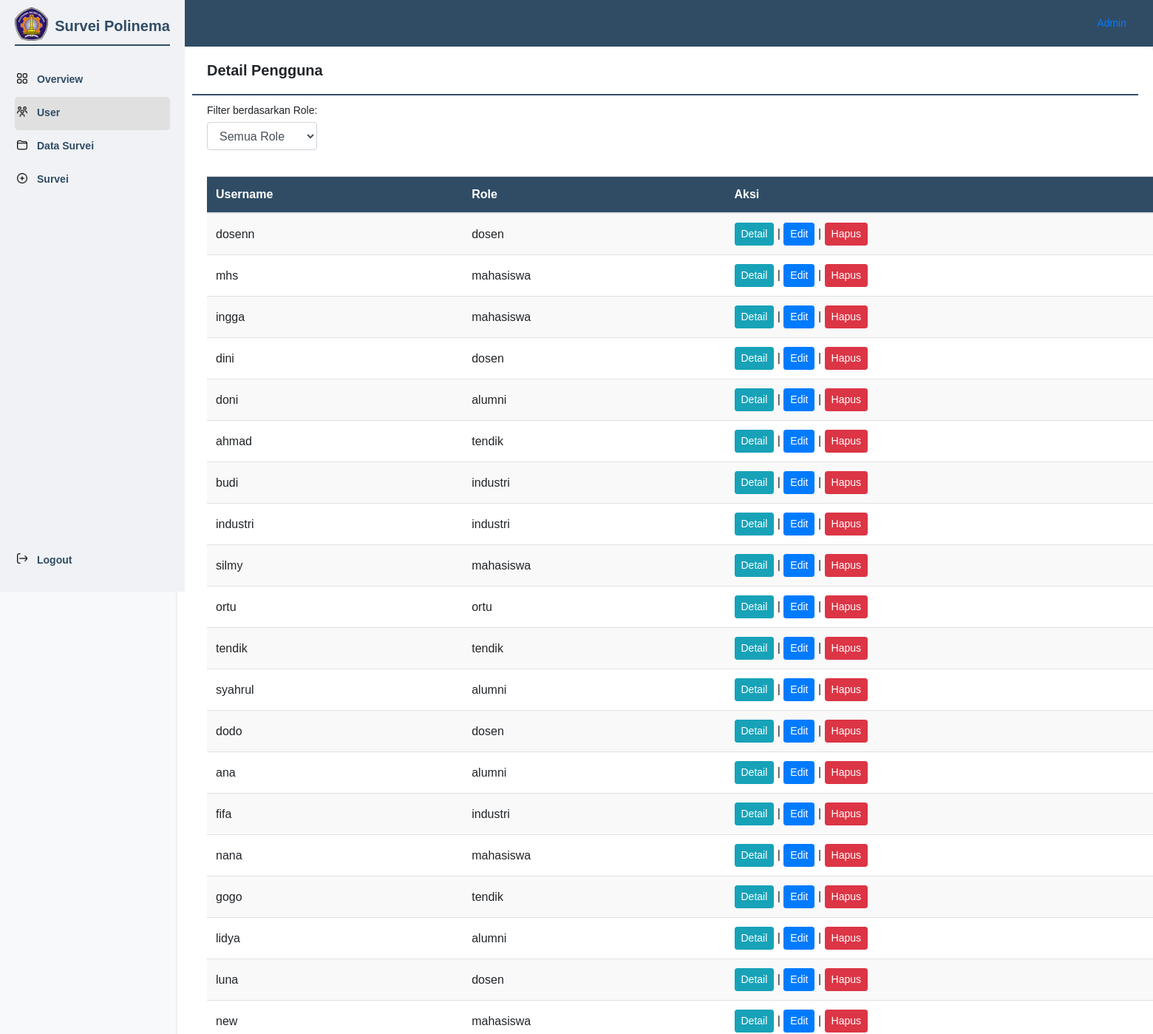
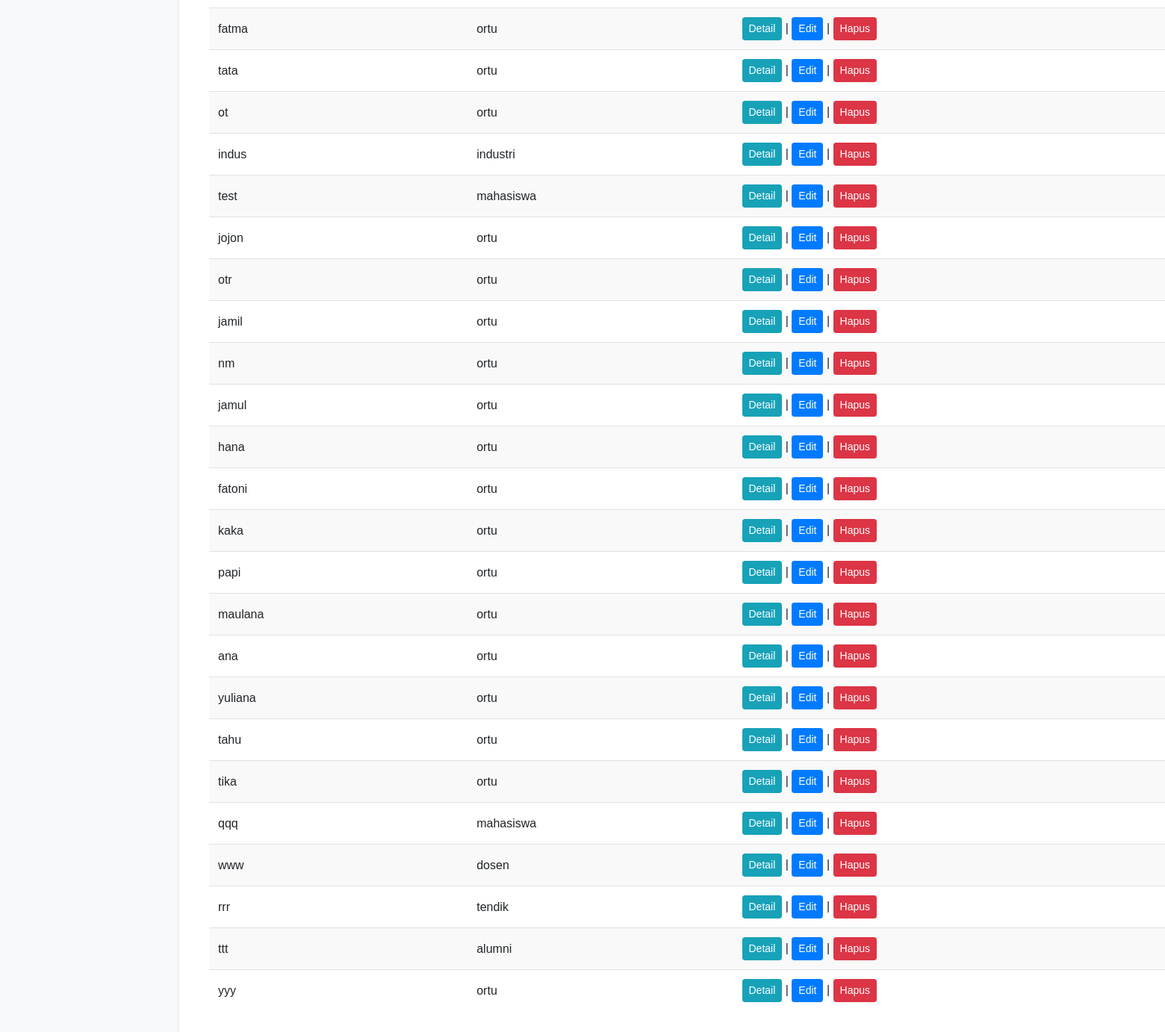
/admin/admin_user.php, run on the app's committed database (2 pictures, top to bottom).
### tables this page shows
CREATE TABLE `m_user` (
  `user_id` int(11) NOT NULL,
  `username` varchar(20) NOT NULL,
  `nama` varchar(50) NOT NULL,
  `password` varchar(255) NOT NULL,
  `role` varchar(20) NOT NULL
);

### admin/admin_user.php (the view, shortened to what this page needs)
<?php
require_once 'koneksi.php';
$sql = "SELECT * FROM m_user";
$result = $conn->query($sql);
?>
<!DOCTYPE html>
<html lang="en">
<head>
    <link rel="stylesheet" href="https://stackpath.bootstrapcdn.com/bootstrap/4.5.2/css/bootstrap.min.css">
</head>
<body>
    <div class="navbar-vertical">
        <img src="aset/logopolinema.png" alt="Polinema Logo">
        <p>Survei Polinema</p>
        <hr class="nav-divider">
        <nav class="nav flex-column mt-4">
            <a class="nav-link" href="admin_overview.php"><img src="aset/overview.png" alt="Overview Icon">Overview</a>
            <a class="nav-link active" href="admin_user.php"><img src="aset/users.png" alt="User Icon">User</a>
            <a class="nav-link" href="admin_datasurvei_dashboard.php"><img src="aset/data.png" alt="Data Survei Icon">Data Survei</a>
            <a class="nav-link" href="admin_survei.php"><img src="aset/survei.png" alt="Survei Icon">Survei</a>
        </nav>
        <a id="logout-link" class="nav-link logout" href="../user/user_registrasi.php">
            <img src="aset/logout.png" alt="Logout Icon">Logout</a>
    </div>
    <div class="content">
        <div class="content-header">
            <div class="profile">
                <a class="nav-link" href="#">
                    <span>Admin</span></a>
            </div>
        </div>
        <div class="survey-content">
            <h2>Detail Pengguna</h2>
            <hr class="nav-divider">
            <div class="filter-section">
                <form action="" method="GET">
                    <div class="form-group">
                        <label for="roleFilter">Filter berdasarkan Role:</label>
                        <select class="form-control" id="roleFilter" name="role">
                            <option value="">Semua Role</option>
                        </select>
                    </div>
                </form>
            </div>
            <div class="table-responsive">
                <table class="table">
                    <thead>
                        <tr>
                            <th>Username</th>
                            <th>Role</th>
                            <th>Aksi</th>
                        </tr>
                    </thead>
                    <tbody>
                        <?php
                        if ($result->num_rows > 0) {
                            while ($row = $result->fetch_assoc()) {
                                if ($row['role'] == "admin") {
                                    continue;
                                }
                                echo "<tr>";
                                echo "<td>" . $row['username'] . "</td>";
                                echo "<td>" . $row['role'] . "</td>";
                                echo "<td>";
                                echo '<button type="button" class="btn btn-info btn-sm detail-btn" data-id="' . $row['user_id'] . '">Detail</button>';
                                echo ' | ';
                                echo '<a href="edit_user.php?user_id=' . $row['user_id'] . '" class="btn btn-primary btn-sm">Edit</a>';
                                echo ' | ';
                                echo '<a href="delete_user.php?user_id=' . $row['user_id'] . '" class="btn btn-danger btn-sm"onclick="return confirm(\'Anda yakin ingin menghapus Data ini?\')">Hapus</a>';
                                echo "</td>";
                                echo "</tr>";
                            }
                        } else {
                            echo "<tr><td colspan='3'>Tidak ada data pengguna</td></tr>";
                        }
                        ?>
                    </tbody>
                </table>
            </div>
        </div>
    </div>
</body>
</html>

### admin/admin_user.php (style rules this page uses)
body { margin: 0; font-family: Arial, sans-serif; background-color: #f8f9fa; }
.navbar-vertical { background-color: #f0f2f5; color: #304C65; height: 100vh; padding: 20px; position: fixed; width: 250px; }
.navbar-vertical img { width: 45px; margin-bottom: 15px; margin-top: -10px; }
.navbar-vertical .nav-link img { width: 20px; height: 20px; margin-top: 10px; padding: 3px; margin-right: 10px; }
.navbar-vertical p { margin: 0; font-weight: bold; text-align: center; position: relative; margin-top: -50px; margin-left: 54px; font-size: 20px; }
.navbar-vertical .nav-link { color: #304C65; font-weight: 700; padding: 0px; display: block; border-radius: 5px; font-size: 14px; }
.navbar-vertical .nav-link.active { background-color: #e0e0e0; }
.navbar-vertical .logout { position: absolute; bottom: 20px; left: 20px; display: flex; align-items: center; }
.content { margin-left: 240px; padding: 0px; }
.content-header { display: flex; justify-content: space-between; align-items: center; background-color: #304C65; padding: 8px 20px; color: white; }
.content-header .profile { display: flex; align-items: center; font-size: 14px; margin-top: 5px; margin-bottom: 5px; }
.survey-content { padding: 20px; background-color: white; border-radius: 8px; box-shadow: 0 2px 4px rgba(0, 0, 0, 0.1); }
.survey-content h2 { margin-bottom: 20px; margin-left: 20px; font-weight: bold; font-size: 20px; }
.nav-divider { border: none; height: 2px; background-color: #304C65; margin: 10px 0; }
.filter-section { display: flex; justify-content: space-between; align-items: center; margin-bottom: 10px; margin-left: 20px; }
.table-responsive { margin-top: 20px; margin-left: 20px; margin-right: 50px; width: 1400px; }
.table th, .table td { text-align: left; padding: 12px; vertical-align: middle; margin-right: 20px; }
.table thead th { background-color: #304C65; color: white; border-bottom: 2px solid #dee2e6; }
.table tbody tr:nth-child(odd) { background-color: #f9f9f9; }
.form-group { margin-bottom: 15px; }
.form-group label { display: block; margin-bottom: 5px; font-size: 14px; }

### data on the page
m_user: username "dosenn", role "dosen"
m_user: username "mhs", role "mahasiswa"
m_user: username "ingga", role "mahasiswa"
m_user: username "dini", role "dosen"
m_user: username "doni", role "alumni"
m_user: username "ahmad", role "tendik"
m_user: username "budi", role "industri"
m_user: username "industri", role "industri"
m_user: username "silmy", role "mahasiswa"
m_user: username "ortu", role "ortu"
m_user: username "tendik", role "tendik"
m_user: username "syahrul", role "alumni"
m_user: username "dodo", role "dosen"
m_user: username "ana", role "alumni"
m_user: username "fifa", role "industri"
m_user: username "nana", role "mahasiswa"
m_user: username "gogo", role "tendik"
m_user: username "lidya", role "alumni"
m_user: username "luna", role "dosen"
m_user: username "new", role "mahasiswa"
m_user: username "fatma", role "ortu"
m_user: username "tata", role "ortu"
m_user: username "ot", role "ortu"
m_user: username "indus", role "industri"
m_user: username "test", role "mahasiswa"
m_user: username "jojon", role "ortu"
m_user: username "otr", role "ortu"
m_user: username "jamil", role "ortu"
m_user: username "nm", role "ortu"
m_user: username "jamul", role "ortu"
m_user: username "hana", role "ortu"
m_user: username "fatoni", role "ortu"
m_user: username "kaka", role "ortu"
m_user: username "papi", role "ortu"
m_user: username "maulana", role "ortu"
m_user: username "ana", role "ortu"
m_user: username "yuliana", role "ortu"
m_user: username "tahu", role "ortu"
m_user: username "tika", role "ortu"
m_user: username "qqq", role "mahasiswa"
m_user: username "www", role "dosen"
m_user: username "rrr", role "tendik"
m_user: username "ttt", role "alumni"
m_user: username "yyy", role "ortu"
